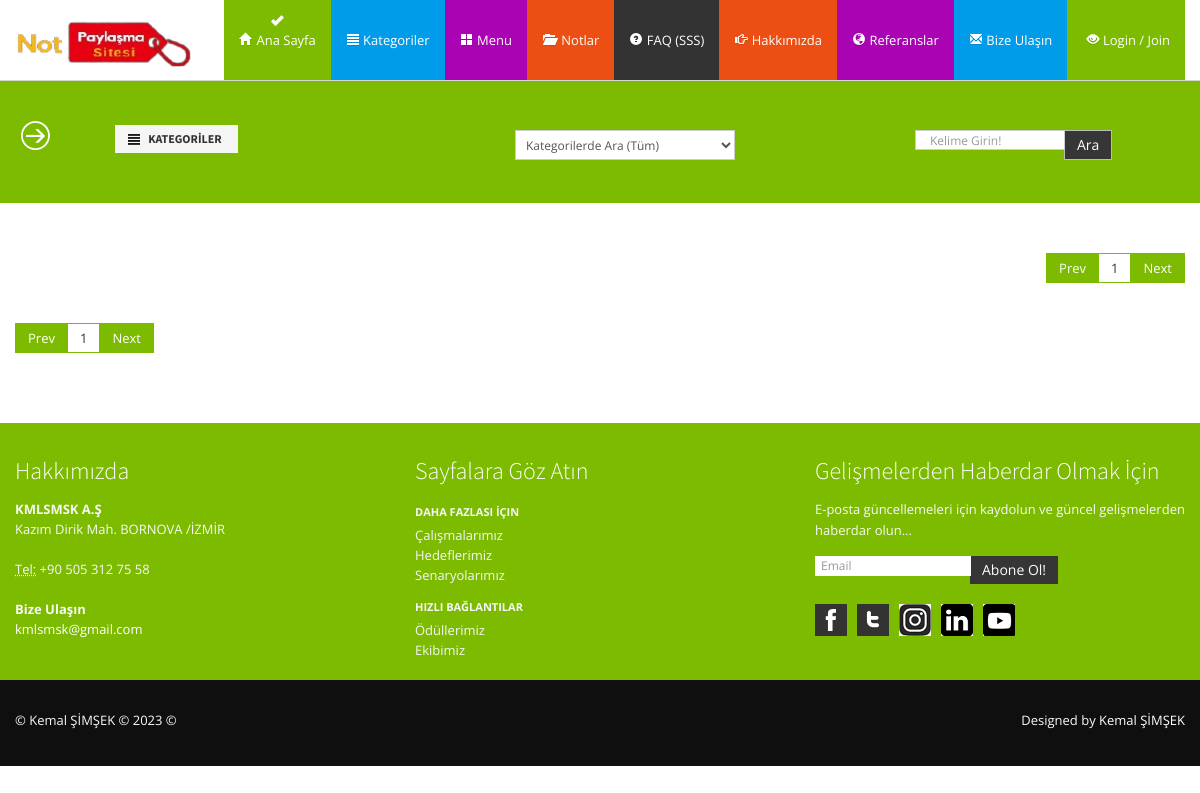
/category/5/muhendislik-bolumler/, run on the app's committed database.
### home/models.py (models this page shows, shortened)
class Settings(models.Model):
    STATUS=(
        ('True', 'Evet'),
        ('False', 'Hayir'),
    )
    title=models.CharField(max_length=200)
    keywords=models.CharField(max_length=255)
    description=models.CharField(max_length=255)
    company=models.CharField(max_length=100)
    address=models.CharField(blank=True,max_length=150)
    googleMap=models.CharField(blank=True, max_length=255)
    phone=models.CharField(blank=True, max_length=20)
    fax=models.CharField(blank=True,max_length=20)
    email=models.CharField(blank=True, max_length=60)
    smtpserver=models.CharField(blank=True,max_length=30)
    smtpemail=models.CharField(blank=True,max_length=30)
    smtppassword=models.CharField(blank=True,max_length=30)
    smtpport=models.CharField(blank=True,max_length=10)
    icon=models.ImageField(blank=True, upload_to='images/')
    facebook=models.CharField(blank=True,max_length=50)
    instagram=models.CharField(blank=True,max_length=50)
    twitter=models.CharField(blank=True,max_length=50)
    youtube=models.CharField(blank=True,max_length=70)
    linkedin=models.CharField(blank=True,max_length=90)
    aboutus=RichTextUploadingField(blank=True)
    contact=RichTextUploadingField(blank=True)
    references=RichTextUploadingField(blank=True)
    status=models.CharField(max_length=10, choices=STATUS)
    create_at=models.DateTimeField(auto_now_add=True)
    update_at=models.DateTimeField(auto_now=True)

### home/views.py (the view)
# urls.py: path('category/<int:id>/<slug:slug>/', views.category_notes, name='category_notes'),
def category_notes(request, id, slug):
    category=Category.objects.all()
    categoryData=Category.objects.get(pk=id)
    notes=Notes.objects.filter(status='True',category_id=id).order_by('create_at')
    settings=Settings.objects.get(pk=1)
    menu=Menu.objects.all()
    paginator = Paginator(notes, 3)
    page = request.GET.get('page',1)
    page_obj = paginator.page(page)
    context={'notes':notes,
             'category': category,
             'categoryData': categoryData,
             'settings': settings,
             'menu': menu,
             'page_obj': page_obj,
             }
    return render(request, 'notes.html', context)

### home/templates/notes.html (shortened to what this page needs)
{% load static %}
{% include "head.html" %}
{% include "header.html" %}
{% include "search.html" %}
    <section id="maincontent">
      <div class="container">
        <div class="row-fluid">
          <div class="span12">
            {% if page_obj.paginator.num_pages > 0 %}
            <div class="pagination pagination-right">
              <ul>
                {% if page_obj.has_previous %}
                <li><a href="?page={{ page_obj.previous_page_number }}">Prev</a></li>
                {% else %}
                <li ><a href="#">Prev</a></li>
                {% endif %}
                {% for i in page_obj.paginator.page_range %}
                {% if page_obj.number == i %}
                <li class="active"><a href="#">{{i}}</a></li>
                {% else %}
                <li ><a href="?page={{i}}">{{i}}</a></li>
               {% endif %}
              {% endfor %}
                {% if page_obj.has_next %}
                <li ><a href="?page={{ page_obj.next_page_number }}">Next</a></li>
                {% else %}
                <li><a href="#">Next</a></li>
            {% endif %}
              </ul> {% endif %}
            </div>
          </div>
        </div>
        <div class="row">
          <div class="span12">
            {% if page_obj.paginator.num_pages > 0 %}
            <div class="pagination">
              <ul>
                {% if page_obj.has_previous %}
                <li><a href="?page={{ page_obj.previous_page_number }}">Prev</a></li>
                {% else %}
                <li ><a href="#">Prev</a></li>
                {% endif %}
                {% for i in page_obj.paginator.page_range %}
                {% if page_obj.number == i %}
                <li class="active"><a href="#">{{i}}</a></li>
                {% else %}
                <li ><a href="?page={{i}}">{{i}}</a></li>
               {% endif %}
              {% endfor %}
                {% if page_obj.has_next %}
                <li ><a href="?page={{ page_obj.next_page_number }}">Next</a></li>
                {% else %}
                <li><a href="#">Next</a></li>
            {% endif %}
              </ul> {% endif %}
            </div>
          </div>
        </div>
      </div>
    </section>
  {% include "footer.html" %}

### home/templates/footer.html (shortened to what this page needs)
{% load static %}
 <footer class="footer">
  <div class="container">
    <div class="row">
      <div class="span4">
        <div class="widget">
          <h4>Hakkımızda</h4>
          <address>
        <strong>{{settings.company}} </strong><br>
        {{settings.address}}<br>
        <br>
        <abbr title="Phone">Tel:</abbr> {{settings.phone}}
        </address>
          <address>
        <strong>Bize Ulaşın</strong><br>
        <a href="mailto:{{settings.email}}">{{settings.email}}</a>
        </address>
        </div>
      </div>
      <div class="span4">
        <div class="widget">
          <h4>Sayfalara Göz Atın</h4>
          <ul class="nav nav-list regular">
            <li class="nav-header">Daha Fazlası İçin</li>
            <li><a href="#">Çalışmalarımız</a></li>
            <li><a href="#">Hedeflerimiz</a></li>
            <li><a href="#">Senaryolarımız</a></li>
            <li class="nav-header">Hızlı Bağlantılar</li>
            <li><a href="#">Ödüllerimiz</a></li>
            <li><a href="#">Ekibimiz</a></li>
          </ul>
        </div>
      </div>
      <div class="span4">
        <div class="widget">
          <h4>Gelişmelerden Haberdar Olmak İçin</h4>
          <form class="form-horizontal" action="/curriculumVitae/addlistmail/" method="post">
            <fieldset>
              <p>
                E-posta güncellemeleri için kaydolun ve güncel gelişmelerden haberdar olun...
              </p>
              <div class="input-prepend input-append">
                <input class="span2" id="email" name="email" type="text" placeholder="Email">
                <button class="btn btn-inverse" type="submit">Abone Ol!</button>
              </div>
            </fieldset>
          </form>
          <ul class="social_small">
            <li class="facebook first"><a href="{{settings.facebook}}" title="Facebook">Facebook</a></li>
            <li class="twitt"><a href="{{settings.twitter}}" title="Twitter">Twitter</a></li>
            <li class="googleplus"><a href="{{settings.instagram}}" title="Instagram">Instagram</a></li>
            <li class="flickr"><a href="{{settings.linkedin}}" title="Linkedin">Linkedin</a></li>
            <li class="dribbble"><a href="{{settings.youtube}}" title="Youtube">Youtube</a></li>
          </ul>
        </div>
      </div>
    </div>
  </div>
  <div class="verybottom">
    <div class="container">
      <div class="row">
        <div class="span6">
          <p>&copy; Kemal ŞİMŞEK &copy; 2023 &copy; </p>
        </div>
        <div class="span6">
          <div class="pull-right">
            <div class="credits">
              Designed by <a href="https://www.linkedin.com/in/kmlsmsk/"> Kemal ŞİMŞEK</a>
            </div>
          </div>
        </div>
      </div>
    </div>
  </div>
</footer>

### home/static/assets/css/docs.css (style rules this page uses)
section { padding-top: 30px; }

### home/static/assets/css/style.css (style rules this page uses)
.row { margin-bottom:20px; }
#maincontent { z-index:1000; margin:0 0 30px; }
.pagination { margin-top:0; }
.pagination ul > li > a:hover, .pagination ul > .active > a, .pagination ul > .active > span { background-color: #fff; color:#333; }
.social_small { margin: 0; }
.social_small li { display: inline; list-style: none; text-indent: -9999px; margin-left: 10px; float: left; -webkit-transition: all 0.3s ease-in-out; -moz-transition: all 0.3s ease-in-out; -o-transition: all 0.3s ease-in-out; -ms-transition: all 0.3s ease-in-out; transition: all 0.3s ease-in-out; }
.social_small li.first { margin-left:0; }
.social_small li a { background-repeat: no-repeat; background-position: 0 0; display: block; height: 32px; width: 32px; }
.facebook { background: url(../img/icons/social/fb.png) no-repeat; }
.googleplus { background: url(../img/icons/social/google.png) no-repeat; }
.dribbble { background: url(../img/icons/social/dribble.png) no-repeat; }
.flickr { background: url(../img/icons/social/flickr.png) no-repeat; }
.twitt { background: url(../img/icons/social/twitter.png) no-repeat; }
footer { padding-top:30px; color:#f8f8f8; }
footer h1, footer h2, footer h3, footer h4, footer h5, footer h6 { color:#fff; }
footer a, footer a:hover { color:#fff; }
footer .verybottom { padding-top:30px; background:#0f0f0f; }
footer .nav-list li, footer .nav-list li a, footer .nav-list li.nav-header { text-shadow:none; color:#f6f6f6; }
footer .nav-list li a { text-shadow:none; }
footer .nav-list.regular .nav-header { padding: 3px 0; }
footer .nav-list.regular > li > a { padding: 0; }
footer.footer .input-append button, footer.footer .input-append input { border:none; }

### home/static/assets/color/success.css (style rules this page uses)
a { color: #7cbb00; }
.pagination ul > li > a, .pagination ul > li > span { background-color: #7cbb00; border: 1px solid #7cbb00; color:#fff; border-left-width: 0; }
footer.footer { background:#7cbb00; }

### data on the page
Settings: company "KMLSMSK A.Ş", address "Kazım Dirik Mah. BORNOVA /İZMİR", phone "+90 505 312 75 58", email "kmlsmsk@gmail.com"

### other printed values
{{ i }} "1"
